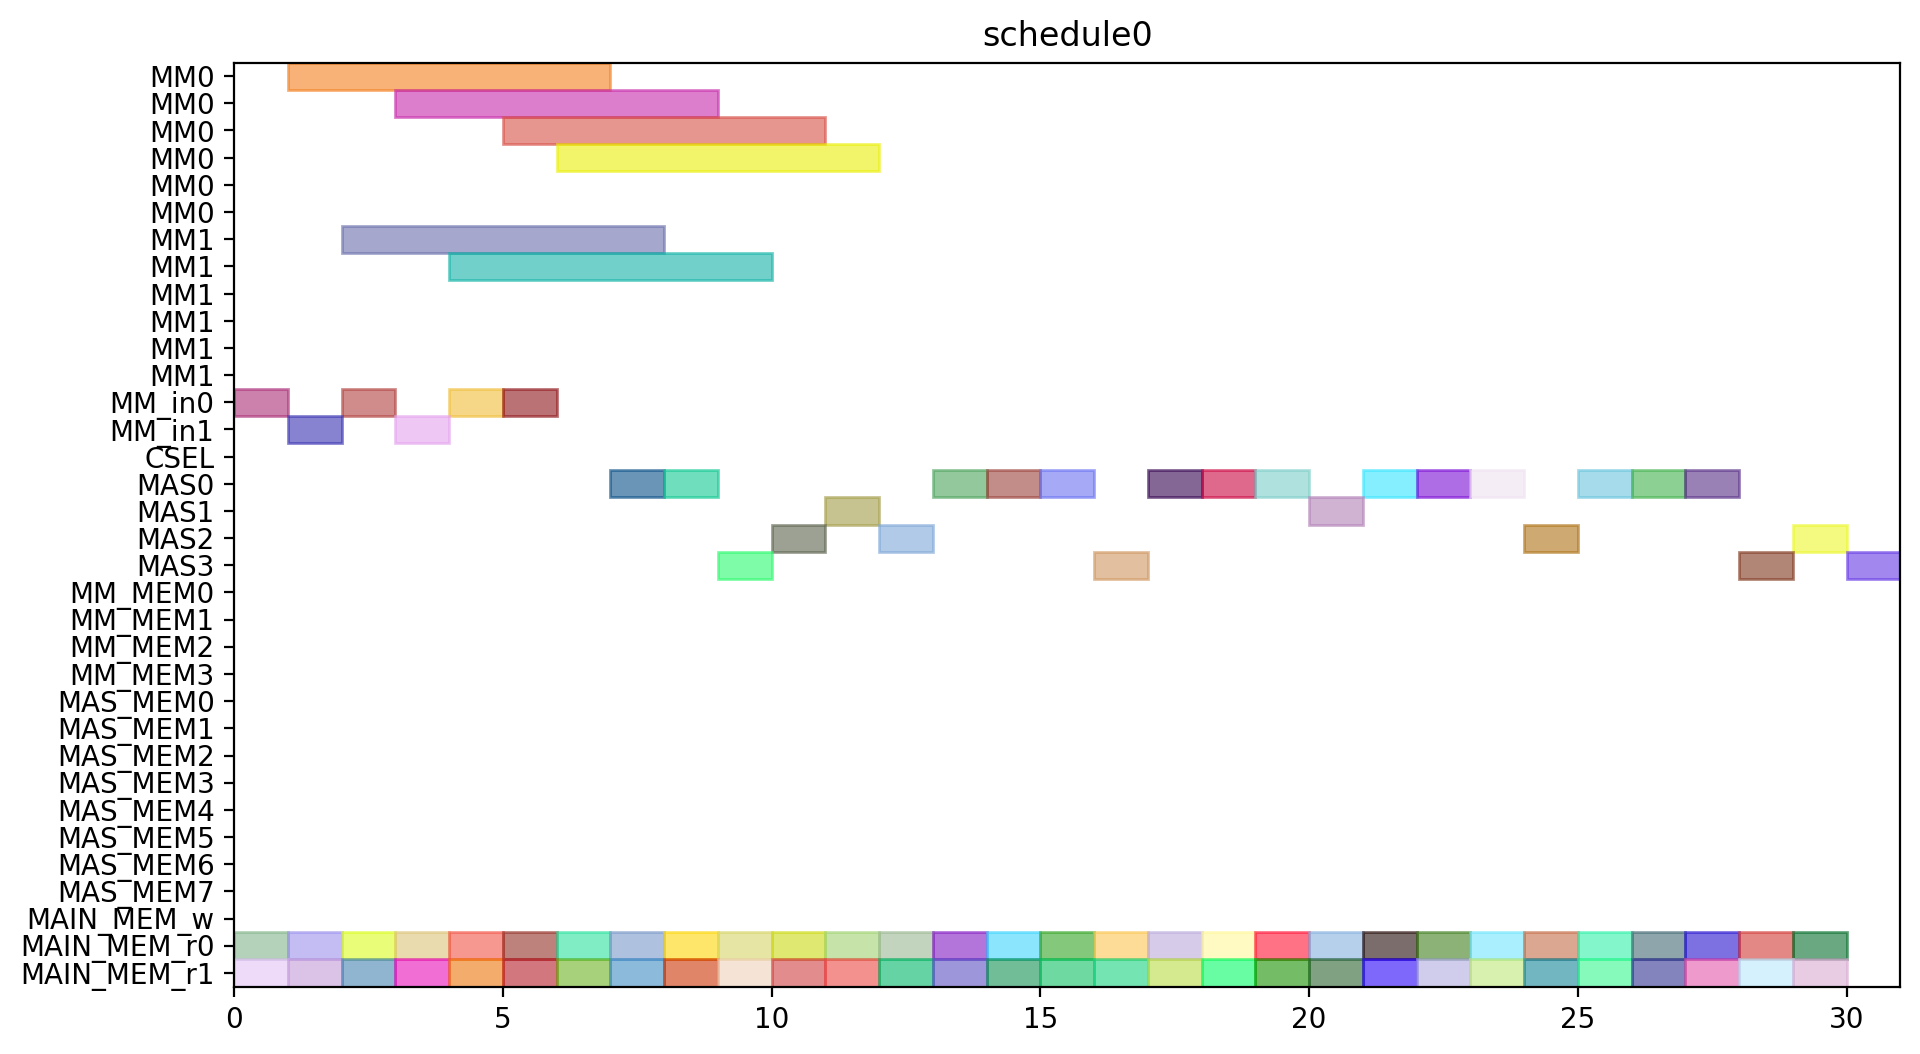

Python code for this plot:
from pyschedule import Scenario, solvers, plotters, alt


def solve():
	horizon = 120
	S = Scenario("schedule0", horizon=horizon)

	# resource
	MM = S.Resources('MM', num=2, size=6)
	MM_in = S.Resources('MM_in', num=2)
	CSEL = S.Resource('CSEL')
	MAS = S.Resources('MAS', num=4, size=1, periods=range(1, horizon))
	MM_MEM = S.Resources('MM_MEM', num=4)
	MAS_MEM = S.Resources('MAS_MEM', num=8)
	MAIN_MEM_w = S.Resource('MAIN_MEM_w', size=1)
	MAIN_MEM_r = S.Resources('MAIN_MEM_r', num=2)

	# result of previous scheduling

	# new tasks
	c_t0_a1_0 = S.Task('c_t0_a1_0', length=1, delay_cost=1)
	c_t0_a1_0 += alt(MAS)
	c_t0_a1_0_mem0 = S.Task('c_t0_a1_0_mem0', length=1, delay_cost=1)
	c_t0_a1_0_mem0 += MAIN_MEM_r[0]
	S += c_t0_a1_0_mem0 <= c_t0_a1_0

	c_t0_a1_0_mem1 = S.Task('c_t0_a1_0_mem1', length=1, delay_cost=1)
	c_t0_a1_0_mem1 += MAIN_MEM_r[1]
	S += c_t0_a1_0_mem1 <= c_t0_a1_0

	c_t0_a1_1 = S.Task('c_t0_a1_1', length=1, delay_cost=1)
	c_t0_a1_1 += alt(MAS)
	c_t0_a1_1_mem0 = S.Task('c_t0_a1_1_mem0', length=1, delay_cost=1)
	c_t0_a1_1_mem0 += MAIN_MEM_r[0]
	S += c_t0_a1_1_mem0 <= c_t0_a1_1

	c_t0_a1_1_mem1 = S.Task('c_t0_a1_1_mem1', length=1, delay_cost=1)
	c_t0_a1_1_mem1 += MAIN_MEM_r[1]
	S += c_t0_a1_1_mem1 <= c_t0_a1_1

	c_t0_t10 = S.Task('c_t0_t10', length=1, delay_cost=1)
	c_t0_t10 += alt(MAS)
	c_t0_t10_mem0 = S.Task('c_t0_t10_mem0', length=1, delay_cost=1)
	c_t0_t10_mem0 += MAIN_MEM_r[0]
	S += c_t0_t10_mem0 <= c_t0_t10

	c_t0_t10_mem1 = S.Task('c_t0_t10_mem1', length=1, delay_cost=1)
	c_t0_t10_mem1 += MAIN_MEM_r[1]
	S += c_t0_t10_mem1 <= c_t0_t10

	c_t0_t11 = S.Task('c_t0_t11', length=1, delay_cost=1)
	c_t0_t11 += alt(MAS)
	c_t0_t11_mem0 = S.Task('c_t0_t11_mem0', length=1, delay_cost=1)
	c_t0_t11_mem0 += MAIN_MEM_r[0]
	S += c_t0_t11_mem0 <= c_t0_t11

	c_t0_t11_mem1 = S.Task('c_t0_t11_mem1', length=1, delay_cost=1)
	c_t0_t11_mem1 += MAIN_MEM_r[1]
	S += c_t0_t11_mem1 <= c_t0_t11

	c_t0_t3_t0 = S.Task('c_t0_t3_t0', length=6, delay_cost=1)
	c_t0_t3_t0 += alt(MM)
	c_t0_t3_t0_in = S.Task('c_t0_t3_t0_in', length=1, delay_cost=1)
	c_t0_t3_t0_in += alt(MM_in)
	S += c_t0_t3_t0_in*MM_in[0]<=c_t0_t3_t0*MM[0]
	S += c_t0_t3_t0_in*MM_in[1]<=c_t0_t3_t0*MM[1]
	c_t0_t3_t0_mem0 = S.Task('c_t0_t3_t0_mem0', length=1, delay_cost=1)
	c_t0_t3_t0_mem0 += MAIN_MEM_r[0]
	S += c_t0_t3_t0_mem0 <= c_t0_t3_t0

	c_t0_t3_t0_mem1 = S.Task('c_t0_t3_t0_mem1', length=1, delay_cost=1)
	c_t0_t3_t0_mem1 += MAIN_MEM_r[1]
	S += c_t0_t3_t0_mem1 <= c_t0_t3_t0

	c_t0_t3_t1 = S.Task('c_t0_t3_t1', length=6, delay_cost=1)
	c_t0_t3_t1 += alt(MM)
	c_t0_t3_t1_in = S.Task('c_t0_t3_t1_in', length=1, delay_cost=1)
	c_t0_t3_t1_in += alt(MM_in)
	S += c_t0_t3_t1_in*MM_in[0]<=c_t0_t3_t1*MM[0]
	S += c_t0_t3_t1_in*MM_in[1]<=c_t0_t3_t1*MM[1]
	c_t0_t3_t1_mem0 = S.Task('c_t0_t3_t1_mem0', length=1, delay_cost=1)
	c_t0_t3_t1_mem0 += MAIN_MEM_r[0]
	S += c_t0_t3_t1_mem0 <= c_t0_t3_t1

	c_t0_t3_t1_mem1 = S.Task('c_t0_t3_t1_mem1', length=1, delay_cost=1)
	c_t0_t3_t1_mem1 += MAIN_MEM_r[1]
	S += c_t0_t3_t1_mem1 <= c_t0_t3_t1

	c_t0_t3_t2 = S.Task('c_t0_t3_t2', length=1, delay_cost=1)
	c_t0_t3_t2 += alt(MAS)
	c_t0_t3_t2_mem0 = S.Task('c_t0_t3_t2_mem0', length=1, delay_cost=1)
	c_t0_t3_t2_mem0 += MAIN_MEM_r[0]
	S += c_t0_t3_t2_mem0 <= c_t0_t3_t2

	c_t0_t3_t2_mem1 = S.Task('c_t0_t3_t2_mem1', length=1, delay_cost=1)
	c_t0_t3_t2_mem1 += MAIN_MEM_r[1]
	S += c_t0_t3_t2_mem1 <= c_t0_t3_t2

	c_t0_t3_t3 = S.Task('c_t0_t3_t3', length=1, delay_cost=1)
	c_t0_t3_t3 += alt(MAS)
	c_t0_t3_t3_mem0 = S.Task('c_t0_t3_t3_mem0', length=1, delay_cost=1)
	c_t0_t3_t3_mem0 += MAIN_MEM_r[0]
	S += c_t0_t3_t3_mem0 <= c_t0_t3_t3

	c_t0_t3_t3_mem1 = S.Task('c_t0_t3_t3_mem1', length=1, delay_cost=1)
	c_t0_t3_t3_mem1 += MAIN_MEM_r[1]
	S += c_t0_t3_t3_mem1 <= c_t0_t3_t3

	c_t1_a1_0 = S.Task('c_t1_a1_0', length=1, delay_cost=1)
	c_t1_a1_0 += alt(MAS)
	c_t1_a1_0_mem0 = S.Task('c_t1_a1_0_mem0', length=1, delay_cost=1)
	c_t1_a1_0_mem0 += MAIN_MEM_r[0]
	S += c_t1_a1_0_mem0 <= c_t1_a1_0

	c_t1_a1_0_mem1 = S.Task('c_t1_a1_0_mem1', length=1, delay_cost=1)
	c_t1_a1_0_mem1 += MAIN_MEM_r[1]
	S += c_t1_a1_0_mem1 <= c_t1_a1_0

	c_t1_a1_1 = S.Task('c_t1_a1_1', length=1, delay_cost=1)
	c_t1_a1_1 += alt(MAS)
	c_t1_a1_1_mem0 = S.Task('c_t1_a1_1_mem0', length=1, delay_cost=1)
	c_t1_a1_1_mem0 += MAIN_MEM_r[0]
	S += c_t1_a1_1_mem0 <= c_t1_a1_1

	c_t1_a1_1_mem1 = S.Task('c_t1_a1_1_mem1', length=1, delay_cost=1)
	c_t1_a1_1_mem1 += MAIN_MEM_r[1]
	S += c_t1_a1_1_mem1 <= c_t1_a1_1

	c_t1_t10 = S.Task('c_t1_t10', length=1, delay_cost=1)
	c_t1_t10 += alt(MAS)
	c_t1_t10_mem0 = S.Task('c_t1_t10_mem0', length=1, delay_cost=1)
	c_t1_t10_mem0 += MAIN_MEM_r[0]
	S += c_t1_t10_mem0 <= c_t1_t10

	c_t1_t10_mem1 = S.Task('c_t1_t10_mem1', length=1, delay_cost=1)
	c_t1_t10_mem1 += MAIN_MEM_r[1]
	S += c_t1_t10_mem1 <= c_t1_t10

	c_t1_t11 = S.Task('c_t1_t11', length=1, delay_cost=1)
	c_t1_t11 += alt(MAS)
	c_t1_t11_mem0 = S.Task('c_t1_t11_mem0', length=1, delay_cost=1)
	c_t1_t11_mem0 += MAIN_MEM_r[0]
	S += c_t1_t11_mem0 <= c_t1_t11

	c_t1_t11_mem1 = S.Task('c_t1_t11_mem1', length=1, delay_cost=1)
	c_t1_t11_mem1 += MAIN_MEM_r[1]
	S += c_t1_t11_mem1 <= c_t1_t11

	c_t1_t3_t0 = S.Task('c_t1_t3_t0', length=6, delay_cost=1)
	c_t1_t3_t0 += alt(MM)
	c_t1_t3_t0_in = S.Task('c_t1_t3_t0_in', length=1, delay_cost=1)
	c_t1_t3_t0_in += alt(MM_in)
	S += c_t1_t3_t0_in*MM_in[0]<=c_t1_t3_t0*MM[0]
	S += c_t1_t3_t0_in*MM_in[1]<=c_t1_t3_t0*MM[1]
	c_t1_t3_t0_mem0 = S.Task('c_t1_t3_t0_mem0', length=1, delay_cost=1)
	c_t1_t3_t0_mem0 += MAIN_MEM_r[0]
	S += c_t1_t3_t0_mem0 <= c_t1_t3_t0

	c_t1_t3_t0_mem1 = S.Task('c_t1_t3_t0_mem1', length=1, delay_cost=1)
	c_t1_t3_t0_mem1 += MAIN_MEM_r[1]
	S += c_t1_t3_t0_mem1 <= c_t1_t3_t0

	c_t1_t3_t1 = S.Task('c_t1_t3_t1', length=6, delay_cost=1)
	c_t1_t3_t1 += alt(MM)
	c_t1_t3_t1_in = S.Task('c_t1_t3_t1_in', length=1, delay_cost=1)
	c_t1_t3_t1_in += alt(MM_in)
	S += c_t1_t3_t1_in*MM_in[0]<=c_t1_t3_t1*MM[0]
	S += c_t1_t3_t1_in*MM_in[1]<=c_t1_t3_t1*MM[1]
	c_t1_t3_t1_mem0 = S.Task('c_t1_t3_t1_mem0', length=1, delay_cost=1)
	c_t1_t3_t1_mem0 += MAIN_MEM_r[0]
	S += c_t1_t3_t1_mem0 <= c_t1_t3_t1

	c_t1_t3_t1_mem1 = S.Task('c_t1_t3_t1_mem1', length=1, delay_cost=1)
	c_t1_t3_t1_mem1 += MAIN_MEM_r[1]
	S += c_t1_t3_t1_mem1 <= c_t1_t3_t1

	c_t1_t3_t2 = S.Task('c_t1_t3_t2', length=1, delay_cost=1)
	c_t1_t3_t2 += alt(MAS)
	c_t1_t3_t2_mem0 = S.Task('c_t1_t3_t2_mem0', length=1, delay_cost=1)
	c_t1_t3_t2_mem0 += MAIN_MEM_r[0]
	S += c_t1_t3_t2_mem0 <= c_t1_t3_t2

	c_t1_t3_t2_mem1 = S.Task('c_t1_t3_t2_mem1', length=1, delay_cost=1)
	c_t1_t3_t2_mem1 += MAIN_MEM_r[1]
	S += c_t1_t3_t2_mem1 <= c_t1_t3_t2

	c_t1_t3_t3 = S.Task('c_t1_t3_t3', length=1, delay_cost=1)
	c_t1_t3_t3 += alt(MAS)
	c_t1_t3_t3_mem0 = S.Task('c_t1_t3_t3_mem0', length=1, delay_cost=1)
	c_t1_t3_t3_mem0 += MAIN_MEM_r[0]
	S += c_t1_t3_t3_mem0 <= c_t1_t3_t3

	c_t1_t3_t3_mem1 = S.Task('c_t1_t3_t3_mem1', length=1, delay_cost=1)
	c_t1_t3_t3_mem1 += MAIN_MEM_r[1]
	S += c_t1_t3_t3_mem1 <= c_t1_t3_t3

	c_t2_a1_0 = S.Task('c_t2_a1_0', length=1, delay_cost=1)
	c_t2_a1_0 += alt(MAS)
	c_t2_a1_0_mem0 = S.Task('c_t2_a1_0_mem0', length=1, delay_cost=1)
	c_t2_a1_0_mem0 += MAIN_MEM_r[0]
	S += c_t2_a1_0_mem0 <= c_t2_a1_0

	c_t2_a1_0_mem1 = S.Task('c_t2_a1_0_mem1', length=1, delay_cost=1)
	c_t2_a1_0_mem1 += MAIN_MEM_r[1]
	S += c_t2_a1_0_mem1 <= c_t2_a1_0

	c_t2_a1_1 = S.Task('c_t2_a1_1', length=1, delay_cost=1)
	c_t2_a1_1 += alt(MAS)
	c_t2_a1_1_mem0 = S.Task('c_t2_a1_1_mem0', length=1, delay_cost=1)
	c_t2_a1_1_mem0 += MAIN_MEM_r[0]
	S += c_t2_a1_1_mem0 <= c_t2_a1_1

	c_t2_a1_1_mem1 = S.Task('c_t2_a1_1_mem1', length=1, delay_cost=1)
	c_t2_a1_1_mem1 += MAIN_MEM_r[1]
	S += c_t2_a1_1_mem1 <= c_t2_a1_1

	c_t2_t10 = S.Task('c_t2_t10', length=1, delay_cost=1)
	c_t2_t10 += alt(MAS)
	c_t2_t10_mem0 = S.Task('c_t2_t10_mem0', length=1, delay_cost=1)
	c_t2_t10_mem0 += MAIN_MEM_r[0]
	S += c_t2_t10_mem0 <= c_t2_t10

	c_t2_t10_mem1 = S.Task('c_t2_t10_mem1', length=1, delay_cost=1)
	c_t2_t10_mem1 += MAIN_MEM_r[1]
	S += c_t2_t10_mem1 <= c_t2_t10

	c_t2_t11 = S.Task('c_t2_t11', length=1, delay_cost=1)
	c_t2_t11 += alt(MAS)
	c_t2_t11_mem0 = S.Task('c_t2_t11_mem0', length=1, delay_cost=1)
	c_t2_t11_mem0 += MAIN_MEM_r[0]
	S += c_t2_t11_mem0 <= c_t2_t11

	c_t2_t11_mem1 = S.Task('c_t2_t11_mem1', length=1, delay_cost=1)
	c_t2_t11_mem1 += MAIN_MEM_r[1]
	S += c_t2_t11_mem1 <= c_t2_t11

	c_t2_t3_t0 = S.Task('c_t2_t3_t0', length=6, delay_cost=1)
	c_t2_t3_t0 += alt(MM)
	c_t2_t3_t0_in = S.Task('c_t2_t3_t0_in', length=1, delay_cost=1)
	c_t2_t3_t0_in += alt(MM_in)
	S += c_t2_t3_t0_in*MM_in[0]<=c_t2_t3_t0*MM[0]
	S += c_t2_t3_t0_in*MM_in[1]<=c_t2_t3_t0*MM[1]
	c_t2_t3_t0_mem0 = S.Task('c_t2_t3_t0_mem0', length=1, delay_cost=1)
	c_t2_t3_t0_mem0 += MAIN_MEM_r[0]
	S += c_t2_t3_t0_mem0 <= c_t2_t3_t0

	c_t2_t3_t0_mem1 = S.Task('c_t2_t3_t0_mem1', length=1, delay_cost=1)
	c_t2_t3_t0_mem1 += MAIN_MEM_r[1]
	S += c_t2_t3_t0_mem1 <= c_t2_t3_t0

	c_t2_t3_t1 = S.Task('c_t2_t3_t1', length=6, delay_cost=1)
	c_t2_t3_t1 += alt(MM)
	c_t2_t3_t1_in = S.Task('c_t2_t3_t1_in', length=1, delay_cost=1)
	c_t2_t3_t1_in += alt(MM_in)
	S += c_t2_t3_t1_in*MM_in[0]<=c_t2_t3_t1*MM[0]
	S += c_t2_t3_t1_in*MM_in[1]<=c_t2_t3_t1*MM[1]
	c_t2_t3_t1_mem0 = S.Task('c_t2_t3_t1_mem0', length=1, delay_cost=1)
	c_t2_t3_t1_mem0 += MAIN_MEM_r[0]
	S += c_t2_t3_t1_mem0 <= c_t2_t3_t1

	c_t2_t3_t1_mem1 = S.Task('c_t2_t3_t1_mem1', length=1, delay_cost=1)
	c_t2_t3_t1_mem1 += MAIN_MEM_r[1]
	S += c_t2_t3_t1_mem1 <= c_t2_t3_t1

	c_t2_t3_t2 = S.Task('c_t2_t3_t2', length=1, delay_cost=1)
	c_t2_t3_t2 += alt(MAS)
	c_t2_t3_t2_mem0 = S.Task('c_t2_t3_t2_mem0', length=1, delay_cost=1)
	c_t2_t3_t2_mem0 += MAIN_MEM_r[0]
	S += c_t2_t3_t2_mem0 <= c_t2_t3_t2

	c_t2_t3_t2_mem1 = S.Task('c_t2_t3_t2_mem1', length=1, delay_cost=1)
	c_t2_t3_t2_mem1 += MAIN_MEM_r[1]
	S += c_t2_t3_t2_mem1 <= c_t2_t3_t2

	c_t2_t3_t3 = S.Task('c_t2_t3_t3', length=1, delay_cost=1)
	c_t2_t3_t3 += alt(MAS)
	c_t2_t3_t3_mem0 = S.Task('c_t2_t3_t3_mem0', length=1, delay_cost=1)
	c_t2_t3_t3_mem0 += MAIN_MEM_r[0]
	S += c_t2_t3_t3_mem0 <= c_t2_t3_t3

	c_t2_t3_t3_mem1 = S.Task('c_t2_t3_t3_mem1', length=1, delay_cost=1)
	c_t2_t3_t3_mem1 += MAIN_MEM_r[1]
	S += c_t2_t3_t3_mem1 <= c_t2_t3_t3

	c_t3000 = S.Task('c_t3000', length=1, delay_cost=1)
	c_t3000 += alt(MAS)
	c_t3000_mem0 = S.Task('c_t3000_mem0', length=1, delay_cost=1)
	c_t3000_mem0 += MAIN_MEM_r[0]
	S += c_t3000_mem0 <= c_t3000

	c_t3000_mem1 = S.Task('c_t3000_mem1', length=1, delay_cost=1)
	c_t3000_mem1 += MAIN_MEM_r[1]
	S += c_t3000_mem1 <= c_t3000

	c_t3001 = S.Task('c_t3001', length=1, delay_cost=1)
	c_t3001 += alt(MAS)
	c_t3001_mem0 = S.Task('c_t3001_mem0', length=1, delay_cost=1)
	c_t3001_mem0 += MAIN_MEM_r[0]
	S += c_t3001_mem0 <= c_t3001

	c_t3001_mem1 = S.Task('c_t3001_mem1', length=1, delay_cost=1)
	c_t3001_mem1 += MAIN_MEM_r[1]
	S += c_t3001_mem1 <= c_t3001

	c_t3010 = S.Task('c_t3010', length=1, delay_cost=1)
	c_t3010 += alt(MAS)
	c_t3010_mem0 = S.Task('c_t3010_mem0', length=1, delay_cost=1)
	c_t3010_mem0 += MAIN_MEM_r[0]
	S += c_t3010_mem0 <= c_t3010

	c_t3010_mem1 = S.Task('c_t3010_mem1', length=1, delay_cost=1)
	c_t3010_mem1 += MAIN_MEM_r[1]
	S += c_t3010_mem1 <= c_t3010

	c_t3011 = S.Task('c_t3011', length=1, delay_cost=1)
	c_t3011 += alt(MAS)
	c_t3011_mem0 = S.Task('c_t3011_mem0', length=1, delay_cost=1)
	c_t3011_mem0 += MAIN_MEM_r[0]
	S += c_t3011_mem0 <= c_t3011

	c_t3011_mem1 = S.Task('c_t3011_mem1', length=1, delay_cost=1)
	c_t3011_mem1 += MAIN_MEM_r[1]
	S += c_t3011_mem1 <= c_t3011

	c_t4000 = S.Task('c_t4000', length=1, delay_cost=1)
	c_t4000 += alt(MAS)
	c_t4000_mem0 = S.Task('c_t4000_mem0', length=1, delay_cost=1)
	c_t4000_mem0 += MAIN_MEM_r[0]
	S += c_t4000_mem0 <= c_t4000

	c_t4000_mem1 = S.Task('c_t4000_mem1', length=1, delay_cost=1)
	c_t4000_mem1 += MAIN_MEM_r[1]
	S += c_t4000_mem1 <= c_t4000

	c_t4001 = S.Task('c_t4001', length=1, delay_cost=1)
	c_t4001 += alt(MAS)
	c_t4001_mem0 = S.Task('c_t4001_mem0', length=1, delay_cost=1)
	c_t4001_mem0 += MAIN_MEM_r[0]
	S += c_t4001_mem0 <= c_t4001

	c_t4001_mem1 = S.Task('c_t4001_mem1', length=1, delay_cost=1)
	c_t4001_mem1 += MAIN_MEM_r[1]
	S += c_t4001_mem1 <= c_t4001

	solvers.mip.solve(S,msg=1,kind='CPLEX',ratio_gap=1.01)

	solution = [['hoge']*len(S.solution()[1]) for i in range(len(S.solution()))]
	for i in range(len(S.solution())):
		for j in range(len(S.solution()[i])):
			solution[i][j]=str(S.solution()[i][j])
	print(solution)

	cycles = int(solution[-1][3])

	pic_file_name = "/home/mfukuda/ABE/multiRAM_multiMAS_16mux/scheduling_result/stage6MM2_stage1MAS4/SQR/schedule0.png"
	if(S.solution() != []):
		plotters.matplotlib.plot(S,img_filename=pic_file_name, show_task_labels=False, fig_size=(cycles*0.25+3, 6))

	return solution
